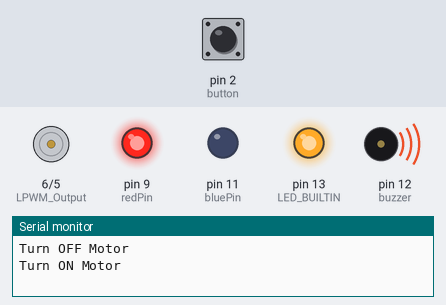
Simulated run of this sketch. Board: Arduino Uno, built with avr-gcc and run on an emulated ATmega328P. Parts: motor-driver pin pairs drawn as motors (green arrow = first pin HIGH = forward, orange = second pin HIGH = backward, longer = more drive, scaled by the enable pin), output pins drawn as LEDs (lit = HIGH), buzzer (waves = sounding, pin HIGH), the last lines printed to the serial monitor. Inputs (shaded band) come from the test bench; at power-on: pin 2 (button) HIGH.

Above: at 0.27 s.
At 19.6 s:
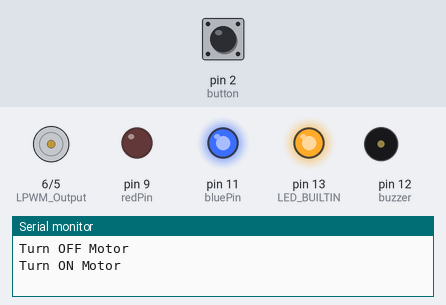
At 30.1 s:
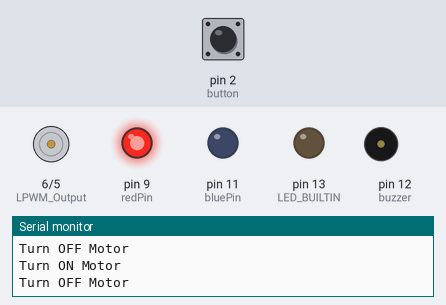
At 39.6 s:
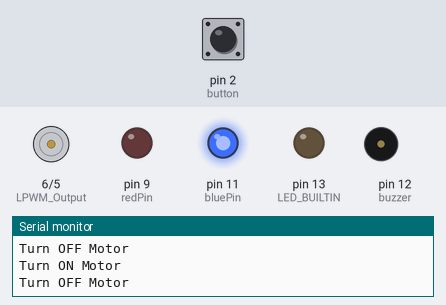
Timing chart, 0 to 40.0 s (numbered marks = the images above):
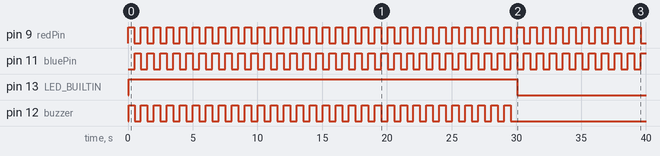

Measured:
- by itself, pin 9 (redPin), pin 11 (bluePin): alternates HIGH for 0.50 s and LOW for 0.50 s
- by itself, pin 13 (LED_BUILTIN): LOW → HIGH at 0.05 s, → LOW 30.0 s later
- by itself, pin 12 (buzzer): alternates HIGH for 0.50 s and LOW for 0.50 s, 60 changes in all, then stays LOW

The sketch:

MAIN_CODE.ino
```cpp
//Defining  variable and the GPIO pin on Arduino
#define redPin 9
#define greenPin 10
#define  bluePin  11
#define buzzer 12

#define RPWM_Output 5// Arduino PWM output pin 5; connect to IBT-2 pin 1 (RPWM) - amarelo ph
#define LPWM_Output 6 // Arduino PWM output pin 6; connect to IBT-2 pin 2 (LPWM) - laranja ph
#define button 2 // Arduind digital input for the main button

int last_bt_state = HIGH;
int aux = LOW;
unsigned long bt_last_time = 0;
unsigned long mtr_last_time = 0;
unsigned long TIME_MOTOR_ON = 30; //time in seconds

unsigned long red_last_time = millis();
int red_state = HIGH;

unsigned long green_last_time = 0;
int green_state = LOW;

unsigned long blue_last_time = 0;
int blue_state = LOW;

bool motor_on = false;

unsigned long deb_time = 50; //Debounce time

void setup() {
  Serial.begin(9600);
  //Defining the pins as OUTPUT
  pinMode(redPin,  OUTPUT);
  pinMode(greenPin, OUTPUT);
  pinMode(bluePin, OUTPUT);
  pinMode(LED_BUILTIN, OUTPUT);
  pinMode(buzzer, OUTPUT);

  pinMode(RPWM_Output, OUTPUT);
  pinMode(LPWM_Output, OUTPUT);

  pinMode(button, INPUT);


  //Set the LED to white
  analogWrite(redPin, 255);
  analogWrite(greenPin, 0);
  analogWrite(bluePin, 0);

  digitalWrite(LPWM_Output, LOW);
  digitalWrite(RPWM_Output, LOW);
  digitalWrite(LED_BUILTIN, LOW);
  turnOff();

}
void  loop() {

///////////////////////////////////MOTOR/////////////////////////////////////////////////////////////

  int bt_state = digitalRead(button);
  if (bt_state != last_bt_state)
  {
    bt_last_time = millis();
  }


  if ((!motor_on) && (millis() - bt_last_time > deb_time)) //When the debounce time is achived, turn on the motor
  {
    if (bt_state != aux)
    {
      aux = bt_state;
      if (aux == HIGH)
      {
        turnOn();
        mtr_last_time = millis();
      }
    }
  }

  if ((motor_on) && (millis() - mtr_last_time> TIME_MOTOR_ON * 1000)) //After the time has passed, te motor turns off
  {
      turnOff();
  }
  last_bt_state = bt_state ;//Update button state

///////////////////////////////LED////////////////////////////////////////////////////////////////////
  if ((red_state == HIGH) && (millis() - red_last_time> 500)) //After the time has passed, the red  turns off and blue turns on
  {
      red_state = LOW;
      blue_state = HIGH;
      blue_last_time = millis();
  }
  if ((blue_state == HIGH) && (millis() - blue_last_time> 500)) //After the time has passed, the red  turns on and blue turns off
  {
    red_state = HIGH;
    blue_state = LOW;
    red_last_time = millis();
  }

  digitalWrite (redPin, red_state);
  digitalWrite (bluePin, blue_state);
  digitalWrite (greenPin, green_state);
  if(motor_on)
  {
    digitalWrite (buzzer, red_state);
  }
}

////////////////////////////////////AUX FUNCTIONS////////////////////////////////////////////////

void turnOff()
{
  digitalWrite(LPWM_Output, LOW);
  digitalWrite(RPWM_Output, LOW);
  digitalWrite(LED_BUILTIN, LOW);
  motor_on = false;
  Serial.println("Turn OFF Motor");
}

void turnOn()
{
  digitalWrite(LPWM_Output, LOW);
  digitalWrite(RPWM_Output, LOW);
  analogWrite(RPWM_Output, 255);
  digitalWrite(LED_BUILTIN, HIGH);
  motor_on = true;
  Serial.println("Turn ON Motor");
}
```
